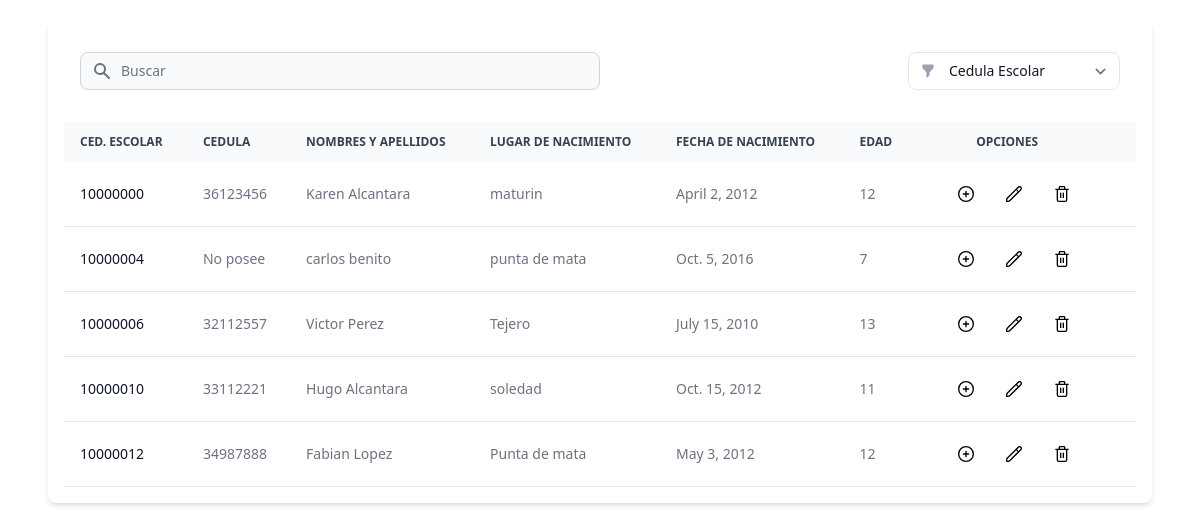
The page /inicio/ on the database its author committed.
### escuela/models.py (models this page shows)
class estudiante(models.Model):
    ced_estudiantil = models.CharField(max_length=9, unique=True)
    lugar_nac = models.CharField(max_length=200)
    seccion = models.CharField(max_length=100)
    grado = models.IntegerField()
    repite = models.BooleanField(default=False)
    fk_persona = models.OneToOneField(persona, on_delete=models.CASCADE)
    fk_representante = models.ForeignKey(representante, on_delete=models.CASCADE)
    fk_tallas = models.OneToOneField(tallas, on_delete=models.CASCADE)
    activo = models.BooleanField(default=True)

class persona(models.Model):
    GENERO = [("H","Hombre"),("M","Mujer"),]
    nombres = models.CharField(max_length=150)
    apellidos = models.CharField(max_length=150)
    cedula = models.CharField(max_length=9, unique=True)
    fec_nac = models.DateField()
    edad = models.IntegerField()
    sexo = models.CharField(max_length=2, choices=GENERO)

### escuela/views.py (the view)
# urls.py: path('inicio/', views.inicio),
def inicio(request):
    datos_estudiante = estudiante.objects.filter(activo=True)
    return render(request, 'inicio.html' ,{
        'estudiante':datos_estudiante
    })

### templates/inicio.html (shortened to what this page needs)
{% load static tailwind_tags %}
{% tailwind_css %}
<section class="min-h-full py-5">
    <div class="mx-auto max-w-screen-xl px-2 lg:px-12">
        <div class="bg-white relative shadow-md rounded-lg overflow-hidden p-4">
            <form id="form-busqueda" class="flex flex-col md:flex-row items-center justify-between space-y-3 md:space-y-0 md:space-x-4 p-4">
                <div class="w-full md:w-1/2">
                    <div class="flex items-center">
                        <div class="relative w-full">
                            <div class="absolute inset-y-0 left-0 flex items-center pl-3 pointer-events-none">
                            </div>
                            <input type="text" id="simple-search" class="bg-gray-50 border border-gray-300 text-gray-900 text-sm rounded-lg focus:ring-primary-500 focus:border-primary-500 block w-full pl-10 p-2" placeholder="Buscar" maxlength="8" required="" autocomplete="off">
                        </div>
                    </div>
                </div>
                <div class="w-full md:w-auto flex flex-col md:flex-row space-y-2 md:space-y-0 items-stretch md:items-center justify-end md:space-x-3 flex-shrink-0">
                    <div id="filterDropdownButton" class="relative w-full" type="button">
                        <div class="absolute inset-y-0 left-0 flex items-center pl-3 pointer-events-none">
                        </div>
                        <select id="estudiante-grado" name="estudiante-grado" class="w-full md:w-auto flex items-center justify-center px-6 pl-10 text-sm font-medium text-gray-900 focus:outline-none bg-white rounded-lg border border-gray-200 hover:bg-gray-100 hover:text-primary-700 focus:z-10 focus:ring-4 focus:ring-gray-200">
                            <option value="3" select>Cedula Escolar</option>
                        </select>
                    </div>
                </div>
            </form>
            <div class="overflow-x-auto ">
                <table class="w-full text-sm text-left text-gray-500 ">
                    <thead class="text-xs text-gray-700 uppercase bg-gray-50  ">
                        <tr>
                            <th scope="col" class="px-4 py-3">Ced. Escolar</th>
                            <th scope="col" class="px-4 py-3">Cedula</th>
                            <th scope="col" class="px-4 py-3">Nombres y Apellidos</th>
                            <th scope="col" class="px-4 py-3">Lugar de Nacimiento</th>
                            <th scope="col" class="px-4 py-3">Fecha de Nacimiento</th>
                            <th scope="col" class="px-4 py-3">Edad</th>
                            <th scope="col" class="px-4 py-3 text-center">
                                Opciones
                            </th>
                            <th scope="col" class="px-4 py-3">
                            </th>
                        </tr>
                    </thead>
                    <tbody id="tcuerpo">
                        {% for estudiantes in estudiante %}
                        <tr class="border-b :border-gray-700">
                            <th scope="row" class="px-4 py-3 font-medium text-gray-900 whitespace-nowrap">{{estudiantes.ced_estudiantil}}</th>
                            <td class="px-4 py-3">
                                {% if estudiantes.fk_persona.cedula == estudiantes.ced_estudiantil %}
                                No posee
                                {% elif estudiantes.fk_persona.cedula != estudiantes.ced_estudiantil %}
                                {{estudiantes.fk_persona.cedula}}
                                {% endif %}
                            </td>
                            <td class="px-4 py-3">{{estudiantes.fk_persona.nombres}} {{estudiantes.fk_persona.apellidos}}</td>
                            <td class="px-4 py-3">{{estudiantes.lugar_nac}}</td>
                            <td class="px-4 py-3">{{estudiantes.fk_persona.fec_nac}}</td>
                            <td class="px-4 py-3">{{estudiantes.fk_persona.edad}}</td>
                            <td class="px-4 py-3 flex items-center justify-end">
                                <div>
                                    <ul class="flex flex-row py-1 text-sm text-gray-700 :text-gray-200" aria-labelledby="apple-imac-27-dropdown-button">
                                        <li>
                                            <button id='mostrar' class="block py-2 px-4 hover:bg-gray-100 transition-all disabled:opacity-50 disabled:shadow-none disabled:pointer-events-none rounded-lg" type="button" value='{{estudiantes.ced_estudiantil}}'>
                                            </button>
                                        </li><li>
                                            <button id='actualiza' class="block py-2 px-4 hover:bg-gray-100 transition-all disabled:opacity-50 disabled:shadow-none disabled:pointer-events-none rounded-lg" type="button" value='{{estudiantes.ced_estudiantil}}'>
                                            </button>
                                        </li>
                                        <li>
                                            <button id='borrar' class="block py-2 px-4 hover:bg-gray-100 transition-all disabled:opacity-50 disabled:shadow-none disabled:pointer-events-none rounded-lg" type="button" value='{{estudiantes.ced_estudiantil}}'>
                                            </button>
                                        </li>
                                    </ul>
                                </div>
                            </td>
                        </tr>
                        {% endfor %}
                    </tbody>
                </table>
            </div>
        </div>
    </div>
</section>

### rows shown on the page
estudiante: ced_estudiantil "10000000", fk_persona.cedula "36123456", fk_persona.nombres "Karen", fk_persona.apellidos "Alcantara", lugar_nac "maturin", fk_persona.fec_nac "April 2, 2012", fk_persona.edad "12"
estudiante: ced_estudiantil "10000004", shows "No posee", fk_persona.nombres "carlos", fk_persona.apellidos "benito", lugar_nac "punta de mata", fk_persona.fec_nac "Oct. 5, 2016", fk_persona.edad "7"
estudiante: ced_estudiantil "10000006", fk_persona.cedula "32112557", fk_persona.nombres "Victor", fk_persona.apellidos "Perez", lugar_nac "Tejero", fk_persona.fec_nac "July 15, 2010", fk_persona.edad "13"
estudiante: ced_estudiantil "10000010", fk_persona.cedula "33112221", fk_persona.nombres "Hugo", fk_persona.apellidos "Alcantara", lugar_nac "soledad", fk_persona.fec_nac "Oct. 15, 2012", fk_persona.edad "11"
estudiante: ced_estudiantil "10000012", fk_persona.cedula "34987888", fk_persona.nombres "Fabian", fk_persona.apellidos "Lopez", lugar_nac "Punta de mata", fk_persona.fec_nac "May 3, 2012", fk_persona.edad "12"
